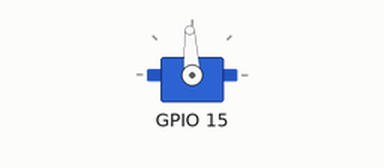
A sketch run on a simulated ESP32. Parts: servo. Servo pulses on a pin are drawn as a servo (544–2400 µs = 0–180°); what the sketch prints to the serial monitor is not drawn.

Above: at 0.05 s.
At 2.0 s:
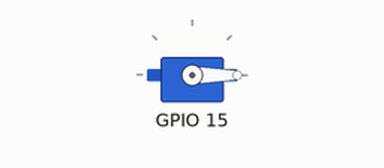
At 4.0 s:
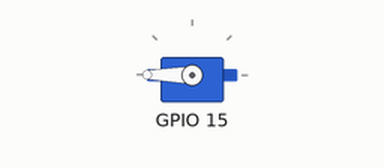
Timing chart, 0 to 5.2 s (numbered marks = the images above):
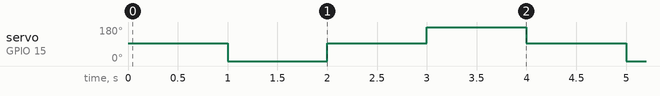

Measured:
- by itself, servo on GPIO 15: repeats every 4.0 s: 93° 1.0 s, 180° 1.0 s, 93° 1.0 s, 0° 1.0 s

The sketch:

9_MCPWM_servo.ino
```cpp
#include "driver/mcpwm.h"

esp_err_t esp_err;

void setup() {
  Serial.begin(115200);
  // servo pwm config
  mcpwm_gpio_init(MCPWM_UNIT_1, MCPWM1A, 15);
//  mcpwm_config_t servo_pwm_config = {
//    .frequency = 50,
//    .cmpr_a = 0,
//    .duty_mode = MCPWM_DUTY_MODE_0,
//    .counter_mode = MCPWM_UP_COUNTER,
//  };
  mcpwm_config_t servo_pwm_config;
  servo_pwm_config.frequency = 50;  // 频率只能50Hz 20ms
  servo_pwm_config.cmpr_a = 0;
  servo_pwm_config.duty_mode = MCPWM_DUTY_MODE_0;
  servo_pwm_config.counter_mode = MCPWM_UP_COUNTER;

  esp_err = mcpwm_init(MCPWM_UNIT_1, MCPWM_TIMER_1, &servo_pwm_config);
  if (esp_err == 0)
    Serial.println("Setting motor pwm success!");
  else {
    Serial.print("Setting motor pwm fail, error code: ");
    Serial.println(esp_err);
  }
  mcpwm_start(MCPWM_UNIT_1, MCPWM_TIMER_1);
}

void loop() {
  mcpwm_set_duty(MCPWM_UNIT_1, MCPWM_TIMER_1, MCPWM_OPR_A, 7.5);  // 占空比2.5-12.5 0.5-2.5ms
  delay(1000);
  mcpwm_set_duty(MCPWM_UNIT_1, MCPWM_TIMER_1, MCPWM_OPR_A, 2.5);
  delay(1000);
  mcpwm_set_duty(MCPWM_UNIT_1, MCPWM_TIMER_1, MCPWM_OPR_A, 7.5);
  delay(1000);
  mcpwm_set_duty(MCPWM_UNIT_1, MCPWM_TIMER_1, MCPWM_OPR_A, 12.5);
  delay(1000);
}
```
